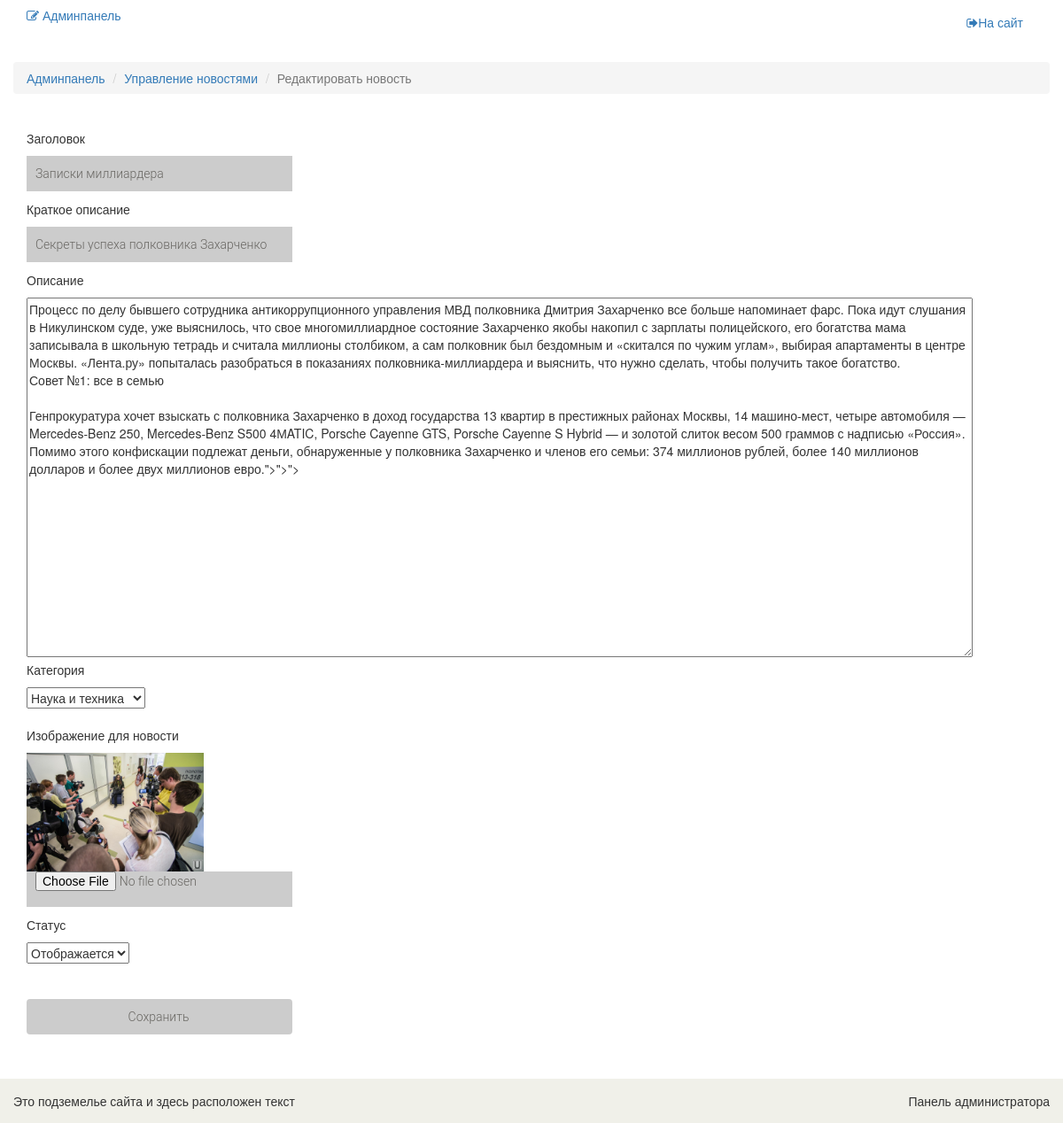
The page /admin/news/edit/2 (signed in) on the database its author committed.
### tables this page shows
CREATE TABLE `news` (
  `id` int(11) NOT NULL,
  `title` varchar(255) NOT NULL,
  `category_id` int(11) NOT NULL,
  `short_description` varchar(255) NOT NULL,
  `description` text NOT NULL,
  `add_date` timestamp NOT NULL DEFAULT CURRENT_TIMESTAMP,
  `status` int(11) NOT NULL DEFAULT '1'
);

CREATE TABLE `category` (
  `id` int(11) NOT NULL,
  `name` varchar(15) NOT NULL,
  `sort_order` int(11) NOT NULL DEFAULT '1',
  `status` int(11) NOT NULL DEFAULT '1'
);

### config/routes.php (called while the page is built)
<?php
return array(
    'news/([0-9]+)' => 'news/view/$1',
    'admin/category/edit/([0-9]+)' => 'adminCategory/edit/$1',
    'admin/category/delete/([0-9]+)' => 'adminCategory/delete/$1',
    'admin/category/add' => 'adminCategory/add',
    'admin/category' => 'adminCategory/index',
    'admin/news/edit/([0-9]+)' => 'adminNews/edit/$1',
    'admin/news/delete/([0-9]+)' => 'adminNews/delete/$1',
    'admin/news/view/([0-9]+)' => 'adminNews/view/$1',
    'admin/news/add' => 'adminNews/add',
    'admin/news' => 'adminNews/index',
    'admin/cabinet' => 'admin/index',
    'admin' => 'admin/login',
    'category/([0-9]+)/page-([0-9]+)/([\?]{1}[a-z0-9]+[\=]{1}[a-z0-9]+)' => 'category/sort/$1/$2',
    'category/([0-9]+)/([\?]{1}[a-z0-9]+[\=]{1}[a-z0-9]+)' => 'category/sort/$1',
    'category/([0-9]+)/page-([0-9]+)' => 'category/index/$1/$2',
    'category/([0-9]+)' => 'category/index/$1',
    'page-([0-9]+)/([\?]{1}[a-z0-9]+[\=]{1}[a-z0-9]+)' => 'site/sort/$1',
    'page-([0-9]+)' => 'site/index/$1',
    'logout' => 'admin/logout',
    'change' => 'admin/change',
    '(^[\?]{1}[a-z0-9]+[\=]{1}[a-z0-9]+$)' => 'site/sort',
    '' => 'site/index'
);

### controllers/AdminNewsController.php (called while the page is built, shortened)
<?php
class AdminNewsController
{
    public function actionEdit($id)
    {
        $news = News::getNewsById($id);
        $categories = Category::getCategoryList();
        $newsImage = News::getImageForNewsItem($id);
        require_once ROOT . '/views/adminNews/edit.php';
        return true;
    }
}

### index.php (called while the page is built, shortened)
<?php
$router = new Router();
$router->run();

### models/News.php (called while the page is built, shortened)
<?php
class News
{
    public static function getImageForNewsItem($id){
        $path = '/upload/img/'.$id.'.jpg';
        $noImage = "No image";
        if(file_exists(ROOT.$path)){
            return $path;
        }
        else return $noImage;
    }
    public static function getNewsById($id){
        $db = Db::getConnection();
        $sql = "SELECT * FROM `news` WHERE `id` = :id";
        $result = $db->prepare($sql);
        $result->bindParam(':id', $id);
        $result->execute();
        $result->setFetchMode(PDO::FETCH_ASSOC);
        return $result->fetch();
    }
}

### models/Category.php (called while the page is built, shortened)
<?php
class Category
{
    public static function getCategoryList()
    {
        $db = Db::getConnection();
        $sql = "SELECT `id`, `name`, `sort_order`, `status` FROM `category`";
        $result = $db->prepare($sql);
        $result->execute();
        $i = 0;
        $categoryList = array();
        while ($row = $result->fetch()) {
            $categoryList[$i]['id'] = $row['id'];
            $categoryList[$i]['name'] = $row['name'];
            $categoryList[$i]['sort_order'] = $row['sort_order'];
            $categoryList[$i]['status'] = $row['status'];
            $i++;
        }
        return $categoryList;
    }
}

### views/adminNews/edit.php (the view, shortened to what this page needs)
<?php include ROOT . '/views/layouts/headerAdmin.php'; ?>
    <section>
        <div class="container">
            <div class="row">
                <br/>
                <div class="breadcrumbs">
                    <ol class="breadcrumb">
                        <li><a href="/admin">Админпанель</a></li>
                        <li><a href="/admin/news">Управление новостями</a></li>
                        <li class="active">Редактировать новость</li>
                    </ol>
                </div>
                <br/>
                <div class="col-lg-4">
                    <div class="login-form">
                        <form action="" method="post" enctype="multipart/form-data">
                            <p>Заголовок</p>
                            <input type="text" name="title" placeholder="Заголовок"
                                   value="<?php echo $news['title']; ?>">
                            <p>Краткое описание</p>
                            <input type="text" name="short_description" placeholder="Краткое описание"
                                   value="<?php echo $news['short_description']; ?>">
                            <p>Описание</p>
                            <textarea name="description" cols="140"
                                      rows="20"><?php echo $news['description']; ?></textarea>
                            <p>Категория</p>
                            <select name="category">
                                <?php if (is_array($categories)): ?>
                                    <?php foreach ($categories as $category): ?>
                                        <option <?php if ($category['id'] == $news['category_id']) {
                                            echo "selected=\"selected\"";
                                        } ?>
                                                value="<?php echo $category['id']; ?>"><?php echo $category['name']; ?></option>
                                    <?php endforeach; ?>
                                <?php endif; ?>
                            </select>
                            <br><br>
                            <p>Изображение для новости</p>
                            <img src="<?php echo $newsImage; ?>" width="200" alt="">
                            <input type="file" name="image" placeholder="Изображение для новости" value="">
                            <p>Статус</p>
                            <select name="status">
                                <option value="1" <?php if ($news['status'] == 1) echo "selected=\"selected\""; ?>>
                                    Отображается
                                </option>
                            </select>
                            <br><br><br>
                            <input type="submit" class="btn btn-default" name="submit" value="Сохранить">
                            <br><br>
                        </form>
                    </div>
                </div>
            </div>
        </div>
    </section>
<?php include ROOT . '/views/layouts/footerAdmin.php'; ?>

### components/Router.php (shortened to what this page needs)
<?php
class Router
{
    public function __construct()
    {
        $routesPath = ROOT . '/config/routes.php';
        $this->routes = include($routesPath);
    }
    private function getURI()
    {
        if (!empty($_SERVER['REQUEST_URI'])) {
            return trim($_SERVER['REQUEST_URI'], '/');
        }
    }
    public function run()
    {
        $uri = $this->getURI();
        foreach ($this->routes as $uriPattern => $path) {
            if (preg_match("~$uriPattern~", $uri)) {
                $internalPath = preg_replace("~$uriPattern~", $path, $uri);
                $segments = explode("/", $internalPath);
                $controllerName = array_shift($segments);
                $actionName = array_shift($segments);
                $actionName = "action" . ucfirst($actionName);
                $parameters = $segments;
                $controllerObject = new $controllerName;
                $result = call_user_func_array(array($controllerObject, $actionName), $parameters);
                if ($result != null) {
                    break;
                }
            }
        }
    }
}

### views/layouts/headerAdmin.php (shortened to what this page needs)
<!DOCTYPE html>
<html lang="en">
<head>
    <link href="/template/css/bootstrap.min.css" rel="stylesheet">
    <link rel="stylesheet" href="/template/css/style.css">
    <link rel="stylesheet" href="/template/css/font-awesome.min.css">
</head>
<body>
<div class="page-wrapper">
    <header id="header">
        <div class="header_top">
            <div class="container">
                <div class="row">
                    <div class="col-sm-6">
                        <div class="contactinfo">
                            <h5>
                                <a href="/admin"><i class="fa fa-edit"></i> Админпанель</a>
                            </h5>
                        </div>
                    </div>
                    <div class="col-sm-6">
                        <div class="social-icons pull-right">
                            <ul class="nav navbar-nav">
                                <li><a href="/"><i class="fa fa-sign-out"></i>На сайт</a></li>
                            </ul>
                        </div>
                    </div>
                </div>
            </div>
        </div>

### views/layouts/footerAdmin.php (shortened to what this page needs)
<div class="page-buffer"></div>
</div>
<footer id="footer" class="page-footer">
    <div class="footer-bottom">
        <div class="container">
            <div class="row">
                <p class="pull-left">Это подземелье сайта и здесь расположен текст</p>
                <p class="pull-right">Панель администратора</p>
            </div>
        </div>
    </div>
</footer>
</body>
</body>
</html>

### template/css/style.css (style rules this page uses)
.login-form form input, .signup-form form input { background: #ccc; border: medium none; color: #696763; display: block; font-family: 'Roboto', sans-serif; font-size: 14px; font-weight: 300; height: 40px; margin-bottom: 10px; outline: medium none; padding-left: 10px; width: 300px; position: relative; }
#footer { background: #F0F0E9; height: 50px; }
html, body { height: 100%; margin: 0; padding: 0; }
.page-wrapper { min-height: 100%; margin-bottom: -50px; }
.page-buffer { height: 50px; }
.footer-bottom p { padding-top: 15px; }

### rows shown on the page
news: title "Записки миллиардера", short_description "Секреты успеха полковника Захарченко", description "Процесс по делу бывшего сотрудника антикоррупционного управления МВД полковника Дмитрия Захарченко все больше напоминает фарс. Пока идут слушания в Никулинском суде, уже выяснилось, что свое многомиллиардное состояние Захарченко якобы накопил с зарплаты полицейского, его богатства мама записывала в школьную тетрадь и считала миллионы столбиком, а сам полковник был бездомным и «скитался по чужим углам», выбирая апартаменты в центре Москвы. «Лента.ру» попыталась разобраться в показаниях полковника-миллиардера и выяснить, что нужно сделать, чтобы получить такое богатство. Совет №1: все в семью Генпрокуратура хочет взыскать с полковника Захарченко в доход государства 13 квартир в престижных…", category "Наука и техника", status "Отображается"
